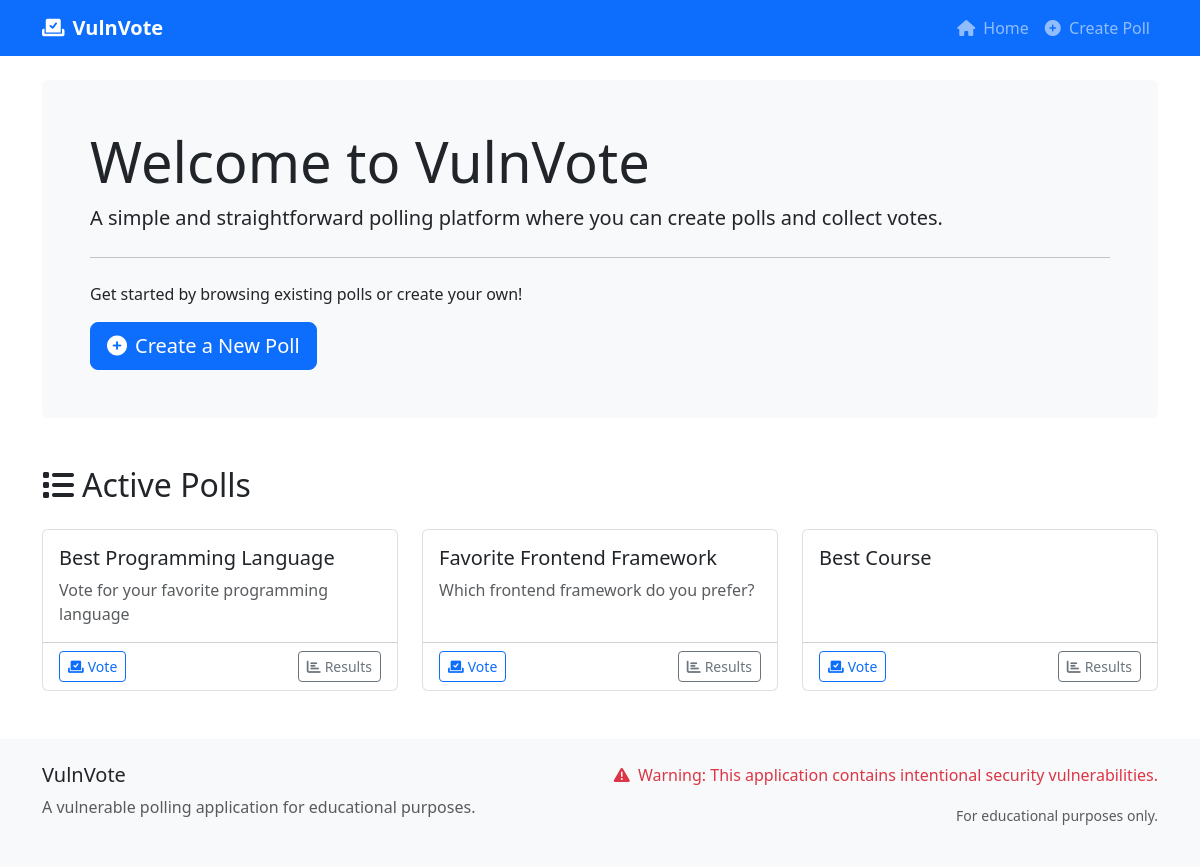
The page / on the database its author committed.
### tables this page shows
CREATE TABLE polls (
    id INTEGER PRIMARY KEY AUTOINCREMENT,
    title TEXT NOT NULL,
    description TEXT,
    is_active INTEGER DEFAULT 1,
    created_at TIMESTAMP DEFAULT CURRENT_TIMESTAMP
);

### app.py (the view)
@app.route('/')
def index():
    db = get_db()
    polls = db.execute('SELECT * FROM polls WHERE is_active = 1').fetchall()
    return render_template('index.html', polls=polls)

### app.py (called while the page is built)
def get_db():
    db = getattr(g, '_database', None)
    if db is None:
        db = g._database = sqlite3.connect(DATABASE)
        db.row_factory = sqlite3.Row
    return db

@app.teardown_appcontext
def close_connection(exception):
    db = getattr(g, '_database', None)
    if db is not None:
        db.close()

### templates/index.html (shortened to what this page needs)
{% extends 'base.html' %}
{% block content %}
<div class="jumbotron bg-light p-5 rounded">
    <h1 class="display-4">Welcome to VulnVote</h1>
    <p class="lead">
        A simple and straightforward polling platform where you can create polls and collect votes.
    </p>
    <hr class="my-4">
    <p>Get started by browsing existing polls or create your own!</p>
    <a class="btn btn-primary btn-lg" href="{{ url_for('create_poll') }}">
        <i class="fas fa-plus-circle me-2"></i>Create a New Poll
    </a>
</div>
<h2 class="mt-5 mb-4">
    <i class="fas fa-list me-2"></i>Active Polls
</h2>
{% if polls %}
    <div class="row row-cols-1 row-cols-md-2 row-cols-lg-3 g-4">
        {% for poll in polls %}
            <div class="col">
                <div class="card h-100 poll-card">
                    <div class="card-body">
                        <h5 class="card-title">{{ poll['title'] }}</h5>
                        <p class="card-text text-muted">{{ poll['description'] }}</p>
                    </div>
                    <div class="card-footer bg-transparent d-flex justify-content-between">
                        <a href="{{ url_for('view_poll', poll_id=poll['id']) }}" class="btn btn-sm btn-outline-primary">
                            <i class="fas fa-vote-yea me-1"></i>Vote
                        </a>
                        <a href="{{ url_for('results', poll_id=poll['id']) }}" class="btn btn-sm btn-outline-secondary">
                            <i class="fas fa-chart-bar me-1"></i>Results
                        </a>
                    </div>
                </div>
            </div>
        {% endfor %}
    </div>
{% else %}
    <div class="alert alert-info">
        <i class="fas fa-info-circle me-2"></i>There are no active polls currently. Be the first to create one!
    </div>
{% endif %}
{% endblock %}

### static/styles.css (style rules this page uses)
body { min-height: 100vh; display: flex; flex-direction: column; }
.poll-card { transition: all 0.3s ease; border: 1px solid rgba(0,0,0,.125); }

### templates/base.html (style rules this page uses)
.poll-card { transition: transform 0.3s; }

### rows shown on the page
polls: title "Best Programming Language", description "Vote for your favorite programming language"
polls: title "Favorite Frontend Framework", description "Which frontend framework do you prefer?"
polls: title "Best Course"
